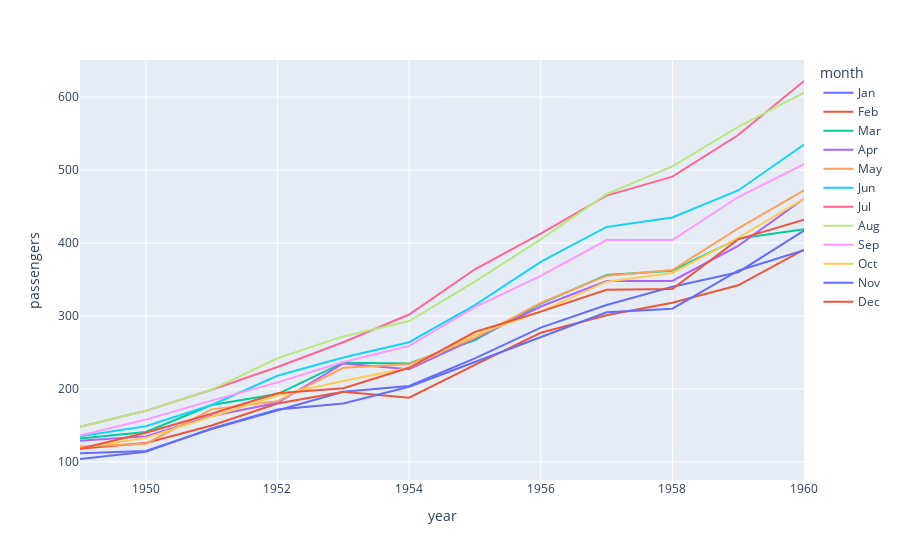

Write notebook code for a chart like this one.
### Code cell
px.line(data_frame=flights, x='year', y='passengers', color='month')

### Figure 1 — Plotly figure (JSON) as saved in the notebook; plotly's stock layout.template omitted (floating-point values rounded to 4 significant figures)
{"data": [{"hovertemplate": "month=Jan<br>year=%{x}<br>passengers=%{y}<extra></extra>", "legendgroup": "Jan", "line": {"color": "#636efa", "dash": "solid"}, "marker": {"symbol": "circle"}, "mode": "lines", "name": "Jan", "orientation": "v", "showlegend": true, "type": "scatter", "x": [1949, 1950, 1951, 1952, 1953, 1954, 1955, 1956, 1957, 1958, 1959, 1960], "xaxis": "x", "y": [112, 115, 145, 171, 196, 204, 242, 284, 315, 340, 360, 417], "yaxis": "y"}, {"hovertemplate": "month=Feb<br>year=%{x}<br>passengers=%{y}<extra></extra>", "legendgroup": "Feb", "line": {"color": "#EF553B", "dash": "solid"}, "marker": {"symbol": "circle"}, "mode": "lines", "name": "Feb", "orientation": "v", "showlegend": true, "type": "scatter", "x": [1949, 1950, 1951, 1952, 1953, 1954, 1955, 1956, 1957, 1958, 1959, 1960], "xaxis": "x", "y": [118, 126, 150, 180, 196, 188, 233, 277, 301, 318, 342, 391], "yaxis": "y"}, {"hovertemplate": "month=Mar<br>year=%{x}<br>passengers=%{y}<extra></extra>", "legendgroup": "Mar", "line": {"color": "#00cc96", "dash": "solid"}, "marker": {"symbol": "circle"}, "mode": "lines", "name": "Mar", "orientation": "v", "showlegend": true, "type": "scatter", "x": [1949, 1950, 1951, 1952, 1953, 1954, 1955, 1956, 1957, 1958, 1959, 1960], "xaxis": "x", "y": [132, 141, 178, 193, 236, 235, 267, 317, 356, 362, 406, 419], "yaxis": "y"}, {"hovertemplate": "month=Apr<br>year=%{x}<br>passengers=%{y}<extra></extra>", "legendgroup": "Apr", "line": {"color": "#ab63fa", "dash": "solid"}, "marker": {"symbol": "circle"}, "mode": "lines", "name": "Apr", "orientation": "v", "showlegend": true, "type": "scatter", "x": [1949, 1950, 1951, 1952, 1953, 1954, 1955, 1956, 1957, 1958, 1959, 1960], "xaxis": "x", "y": [129, 135, 163, 181, 235, 227, 269, 313, 348, 348, 396, 461], "yaxis": "y"}, {"hovertemplate": "month=May<br>year=%{x}<br>passengers=%{y}<extra></extra>", "legendgroup": "May", "line": {"color": "#FFA15A", "dash": "solid"}, "marker": {"symbol": "circle"}, "mode": "lines", "name": "May", "orientation": "v", "showlegend": true, "type": "scatter", "x": [1949, 1950, 1951, 1952, 1953, 1954, 1955, 1956, 1957, 1958, 1959, 1960], "xaxis": "x", "y": [121, 125, 172, 183, 229, 234, 270, 318, 355, 363, 420, 472], "yaxis": "y"}, {"hovertemplate": "month=Jun<br>year=%{x}<br>passengers=%{y}<extra></extra>", "legendgroup": "Jun", "line": {"color": "#19d3f3", "dash": "solid"}, "marker": {"symbol": "circle"}, "mode": "lines", "name": "Jun", "orientation": "v", "showlegend": true, "type": "scatter", "x": [1949, 1950, 1951, 1952, 1953, 1954, 1955, 1956, 1957, 1958, 1959, 1960], "xaxis": "x", "y": [135, 149, 178, 218, 243, 264, 315, 374, 422, 435, 472, 535], "yaxis": "y"}, {"hovertemplate": "month=Jul<br>year=%{x}<br>passengers=%{y}<extra></extra>", "legendgroup": "Jul", "line": {"color": "#FF6692", "dash": "solid"}, "marker": {"symbol": "circle"}, "mode": "lines", "name": "Jul", "orientation": "v", "showlegend": true, "type": "scatter", "x": [1949, 1950, 1951, 1952, 1953, 1954, 1955, 1956, 1957, 1958, 1959, 1960], "xaxis": "x", "y": [148, 170, 199, 230, 264, 302, 364, 413, 465, 491, 548, 622], "yaxis": "y"}, {"hovertemplate": "month=Aug<br>year=%{x}<br>passengers=%{y}<extra></extra>", "legendgroup": "Aug", "line": {"color": "#B6E880", "dash": "solid"}, "marker": {"symbol": "circle"}, "mode": "lines", "name": "Aug", "orientation": "v", "showlegend": true, "type": "scatter", "x": [1949, 1950, 1951, 1952, 1953, 1954, 1955, 1956, 1957, 1958, 1959, 1960], "xaxis": "x", "y": [148, 170, 199, 242, 272, 293, 347, 405, 467, 505, 559, 606], "yaxis": "y"}, {"hovertemplate": "month=Sep<br>year=%{x}<br>passengers=%{y}<extra></extra>", "legendgroup": "Sep", "line": {"color": "#FF97FF", "dash": "solid"}, "marker": {"symbol": "circle"}, "mode": "lines", "name": "Sep", "orientation": "v", "showlegend": true, "type": "scatter", "x": [1949, 1950, 1951, 1952, 1953, 1954, 1955, 1956, 1957, 1958, 1959, 1960], "xaxis": "x", "y": [136, 158, 184, 209, 237, 259, 312, 355, 404, 404, 463, 508], "yaxis": "y"}, {"hovertemplate": "month=Oct<br>year=%{x}<br>passengers=%{y}<extra></extra>", "legendgroup": "Oct", "line": {"color": "#FECB52", "dash": "solid"}, "marker": {"symbol": "circle"}, "mode": "lines", "name": "Oct", "orientation": "v", "showlegend": true, "type": "scatter", "x": [1949, 1950, 1951, 1952, 1953, 1954, 1955, 1956, 1957, 1958, 1959, 1960], "xaxis": "x", "y": [119, 133, 162, 191, 211, 229, 274, 306, 347, 359, 407, 461], "yaxis": "y"}, {"hovertemplate": "month=Nov<br>year=%{x}<br>passengers=%{y}<extra></extra>", "legendgroup": "Nov", "line": {"color": "#636efa", "dash": "solid"}, "marker": {"symbol": "circle"}, "mode": "lines", "name": "Nov", "orientation": "v", "showlegend": true, "type": "scatter", "x": [1949, 1950, 1951, 1952, 1953, 1954, 1955, 1956, 1957, 1958, 1959, 1960], "xaxis": "x", "y": [104, 114, 146, 172, 180, 203, 237, 271, 305, 310, 362, 390], "yaxis": "y"}, {"hovertemplate": "month=Dec<br>year=%{x}<br>passengers=%{y}<extra></extra>", "legendgroup": "Dec", "line": {"color": "#EF553B", "dash": "solid"}, "marker": {"symbol": "circle"}, "mode": "lines", "name": "Dec", "orientation": "v", "showlegend": true, "type": "scatter", "x": [1949, 1950, 1951, 1952, 1953, 1954, 1955, 1956, 1957, 1958, 1959, 1960], "xaxis": "x", "y": [118, 140, 166, 194, 201, 229, 278, 306, 336, 337, 405, 432], "yaxis": "y"}], "layout": {"autosize": true, "legend": {"title": {"text": "month"}, "tracegroupgap": 0}, "margin": {"t": 60}, "xaxis": {"anchor": "y", "autorange": true, "domain": [0, 1], "range": [1949, 1960], "title": {"text": "year"}, "type": "linear"}, "yaxis": {"anchor": "x", "autorange": true, "domain": [0, 1], "range": [75.22, 650.8], "title": {"text": "passengers"}, "type": "linear"}}}
